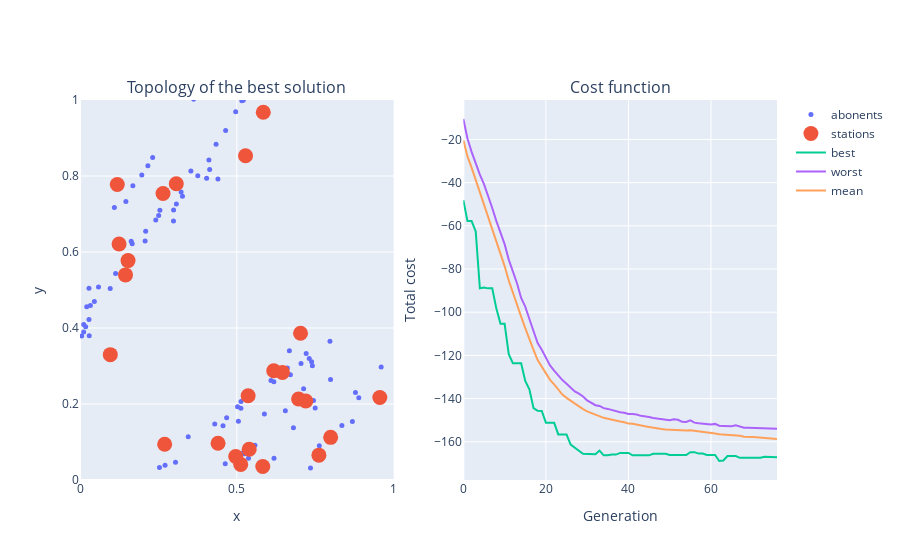

Notebook code for this chart:
### Markdown cell above
### Problem 3
Давайте располагать базовые станции беспроводной сети оптимально!
Пусть у вас есть $N_{obj} = 10$ кластеров из 10 абонентов каждый. Давайте с помощью генетического алгоритма постепенно искать оптимальное количество и расположение базовых станций, чтобы минимизировать стоимость расстановки таких станций.

Ниже представлен один из возможных вариантов реализации генетического алгоритма.

#### Популяция
Это список из массивов размера `[N_stations x 2]`. Каждая особь при этом представляет собой набор координат станций на плоскости. Генерация случайного

#### Мутация
Определяется функцией `mutation()`. Из всех особей выбирается `mutation_rate` часть и к `mutation_rate` части её станций прибавляется случайный Гауссов шум. 
После этого к популяции добавляется особь со случайным количеством станций со случайными координатами.

#### Скрещивание
Определяется функциями `children_creation()` и `breed()`. Двум наборам станций ставится в соответствие третяя станция, из которой взяты четные станции одного родителя и нечетные станции другого.

#### Оценка стоимости особи
Определяется функцией `evaluate_generation()`. Итоговая стоимость, соответствующая конкретной особи складывается из себестоимости построения базовых станций (каждая стоит `station_cost`) за вычетом прибыли от каждого клиента. Прибыль от каждого клиента обратна пропорциональна расстоянию до "своей" базовой станции. Каждый клиент присоединяется только к одной (ближайшей) базовой станции с помощью функции `find_nearest_station()`. Кроме того, прибыль от каждого абонента обратно пропорциональна числу абонентов на данной базовой станции (у каждой станции есть число подсоединенных к ней абонентов `stations_load`). Заметим так же, что, начиная с некоторой близости к абонента к базовой станции, прибыль клиента перестает расти ( в нашем алгоритме она одинакова в радиусе `0.1` от базовой станции, после чего линейно убывает).

Ваша задача состоит в том, чтобы придумать любые модификации к предложенным процедурам в рамках генетического алгоритма так, чтобы итоговое качество работы алгоритма было лучше. Предложите, опишите и протестируйте идеи улучшения алгоритма.

### Code cell
%matplotlib notebook

import numpy as np
from scipy.spatial.distance import cdist
from random import shuffle, sample
from copy import deepcopy
import random
from plotly.subplots import make_subplots
import plotly.graph_objects as go
from IPython.display import clear_output
import matplotlib.pyplot as plt

def generate_problem(N_obj, N_abon_per_cluster):
    abonents = np.zeros((N_obj*N_abon_per_cluster,2))
    for i_obj in range(N_obj):
        center = np.random.random(2)
        cov    = np.random.random((2,2))*0.1
        cov    = cov @ cov.T
        xs, ys = np.random.multivariate_normal(center, cov, N_abon_per_cluster).T
        abonents[i_obj*N_abon_per_cluster:(i_obj+1)*N_abon_per_cluster, 0] = xs
        abonents[i_obj*N_abon_per_cluster:(i_obj+1)*N_abon_per_cluster, 1] = ys
    return abonents

def plot_problem(abonents):
    plt.figure(figsize=(10,6))
    plt.plot(abonents[:,0], abonents[:,1], 'go')
    plt.title('The village')
#     plt.savefig('bs_problem.svg')
    plt.show()
    
def random_solution(abonents, N_solutions = 100):
    x_min, x_max = abonents[:,0].min(), abonents[:,0].max()
    y_min, y_max = abonents[:,1].min(), abonents[:,1].max()
    population = []
    
    for i_sol in range(N_solutions):
        N_stations = int(np.random.random(1)[0]*10)+1
        stations = np.zeros((N_stations,2))
        stations[:,0], stations[:,1] = np.random.random(N_stations)*(x_max - x_min), np.random.random(N_stations)*(y_max - y_min)
        population.append(stations)
    return population
    
def find_nearest_station(dist_matrix):
    return np.argmin(dist_matrix, axis=1)

def pairwise_distance(abonents, stations):
    return cdist(abonents, stations)
    
def evaluate_generation(abonents, population, station_cost = 1, abonent_profit_base = 1):  
    costs = []
    for creature in population:
        N_stations, N_users = len(creature), len(abonents)
        total_cost          = N_stations*station_cost
        dist_matrix         = pairwise_distance(abonents, creature)
        stations_assignment = find_nearest_station(dist_matrix)
        stations_load       = np.ones(N_stations)
        stations_load       = np.array([1/(sum(stations_assignment == i_st)+1) for i_st, st in enumerate(stations_load)])
        
        for i_ab, abonent in enumerate(abonents):
            dist_to_base = dist_matrix[i_ab, stations_assignment[i_ab]]
            total_cost  -= stations_load[stations_assignment[i_ab]]*abonent_profit_base/(max(0.1, dist_to_base))
        
        costs.append(total_cost)
    return np.array(costs)

def mutation(population, mutation_rate = 0.3):
    N_creatures = len(population)
    x_min, x_max = -1, 1
    y_min, y_max = -1, 1
    mutated_creatures = sample(range(N_creatures), int(mutation_rate*N_creatures))
    for i_mut in mutated_creatures:
        N_stations = len(population[i_mut])
        mutated_stations = sample(range(N_stations), int(mutation_rate*N_stations))
        for i_st_mut in mutated_stations:
            population[i_mut][i_st_mut] += np.random.normal(0, 0.01, 2)
    
    N_new_stations = max(1, int(random.random()*mutation_rate*N_creatures))
    for i in range(N_new_stations):
        new_stations = np.zeros((N_new_stations,2))
        new_stations[:,0], new_stations[:,1] = np.random.random(N_new_stations)*(x_max - x_min), np.random.random(N_new_stations)*(y_max - y_min)
        population.append(new_stations)
    return population

def children_creation(parent1, parent2):
    # whoisbatya
    batya = random.random() > 0.5
    if batya:
        child = np.concatenate((parent1[::2], parent2[1::2]))
    else:
        child = np.concatenate((parent1[1::2], parent2[::2]))
    return np.array(child)

def breed(population):
    new_population = deepcopy(population)
    random.shuffle(new_population)
    N_creatures = len(population)
    for i in range(N_creatures//2):
        children = children_creation(population[i], population[i+1])
        new_population.append(children)
    return new_population

def selection(abonents, population, offsprings = 10):
    scores = evaluate_generation(abonents, population)
    best = np.array(scores).argsort()[:offsprings].tolist()
    return [population[i_b] for i_b in best], population[best[0]] 


def let_eat_bee(N_creatures, N_generations, N_obj = 10, N_abon_per_cluster = 10):
    abonents = generate_problem(N_obj, N_abon_per_cluster)
    
    costs_evolution = np.zeros((N_generations, N_creatures))
    population = random_solution(abonents, N_creatures)
    best_creatures = []
    for generation in range(N_generations):
        population                = mutation(population)
        population                = breed(population)
        population, best_creature = selection(abonents, population, N_creatures)
        best_creatures.append(best_creature)
        
        costs_evolution[generation, :] = evaluate_generation(abonents, population)
        
        # Plotting
        x_min, x_max = 0, 1
        y_min, y_max = 0,1
        cost_min  = [np.min(costs_evolution[i])  for i in range(generation)]
        cost_max  = [np.max(costs_evolution[i])  for i in range(generation)]
        cost_mean = [np.mean(costs_evolution[i]) for i in range(generation)]

        fig = make_subplots(rows=1, cols=2, subplot_titles=("Topology of the best solution", "Cost function"))
        fig.update_xaxes(title_text="x", range = [x_min,x_max],  row=1, col=1)
        fig.update_yaxes(title_text="y", range = [y_min,y_max], row=1, col=1)
        fig.update_yaxes(title_text="Total cost", row=1, col=2)
        fig.update_xaxes(title_text="Generation", row=1, col=2)
    
        fig.add_trace(
            go.Scatter(x=abonents[:, 0], y=abonents[:, 1], mode='markers', name='abonents',  marker=dict(size=5)),
            row=1, col=1
        )

        fig.add_trace(
            go.Scatter(x=best_creatures[generation][:, 0], y=best_creatures[generation][:, 1], mode='markers', name='stations', marker=dict(size=15)),
            row=1, col=1
        )

        fig.add_trace(
            go.Scatter(x = list(range(generation)), y = cost_min, name='best'),
            row=1, col=2
        )

        fig.add_trace(
            go.Scatter(x = list(range(generation)), y = cost_max, name='worst'),
            row=1, col=2
        )

        fig.add_trace(
            go.Scatter(x = list(range(generation)), y = cost_mean, name='mean'),
            row=1, col=2
        )

        clear_output(wait=True)
        fig.show()
        
    fig.write_html("test.html")    
    return costs_evolution, abonents, best_creatures


costs_evolution, abonents, best_creatures = let_eat_bee(200, 200)

### Figure 1 — Plotly figure (JSON) as saved in the notebook; plotly's stock layout.template omitted (floating-point values rounded to 4 significant figures)
{"data": [{"marker": {"size": 5}, "mode": "markers", "name": "abonents", "type": "scatter", "x": [0.4295, 0.345, 0.4675, 0.3045, 0.5025, 0.5133, 0.2534, 0.456, 0.513, 0.2712, 0.835, 0.8889, 0.5388, 0.7349, 0.8782, 0.9602, 0.8079, 0.8684, 0.6543, 0.763, 0.797, 0.6089, 0.6181, 0.7211, 0.7384, 0.6676, 0.7047, 0.7309, 0.6612, 0.6708, 0.5204, 0.5161, 0.4643, 0.411, 0.5202, 0.5518, 0.2981, 0.5196, 0.4338, 0.4963, 0.1096, 0.5008, 0.1686, 0.1971, 0.4056, 0.2164, 0.1463, 0.4627, 0.3623, 0.2317, 0.005342, 0.02147, 0.02945, 0.02863, 0.01804, 0.01172, 0.04582, 0.01193, 0.02859, 0.03318, 0.6985, 0.6805, 0.6547, 0.7444, 0.537, 0.5749, 0.7409, 0.7498, 0.7989, 0.7129, 0.3072, 0.4037, 0.2547, 0.3756, 0.3535, 0.3267, 0.4398, 0.2508, 0.4134, 0.3224, 0.5121, 0.463, 0.5879, 0.5233, 0.5192, 0.5577, 0.505, 0.6186, 0.4579, 0.5128, 0.2415, 0.1134, 0.1632, 0.2094, 0.2076, 0.1664, 0.09632, 0.2984, 0.1408, 0.05905], "xaxis": "x", "y": [0.1475, 0.114, 0.1641, 0.04655, 0.1927, 0.2064, 0.03302, 0.1428, 0.1888, 0.03888, 0.1435, 0.2167, -0.2081, 0.03167, 0.2306, 0.2975, 0.1212, 0.1539, -0.08878, 0.08992, 0.3651, 0.2617, 0.2588, 0.3331, 0.3113, 0.3399, 0.3063, 0.3198, 0.2944, 0.277, 0.9992, 0.998, 0.9199, 0.8421, 1.003, 1.045, 0.6819, 1.002, 0.8834, 0.9692, 0.7169, 1.147, 0.7743, 0.8028, 1.049, 0.8267, 0.733, 1.105, 1.002, 0.8486, 0.3791, 0.4557, 0.3796, 0.4227, 0.403, 0.3898, 0.4696, 0.4094, 0.5046, 0.4594, 0.2026, 0.1375, 0.1822, 0.2093, 0.05719, 0.04596, 0.301, 0.1895, 0.2646, 0.2399, 0.7262, 0.7941, 0.7099, 0.8008, 0.813, 0.7468, 0.7923, 0.6963, 0.8172, 0.758, -0.02732, 0.04251, 0.1735, 0.06927, 0.0716, 0.09155, 0.1549, 0.05747, -0.02341, 0.0368, 0.6841, 0.5435, 0.6283, 0.6544, 0.629, 0.6218, 0.5039, 0.7103, 0.5698, 0.5081], "yaxis": "y"}, {"marker": {"size": 15}, "mode": "markers", "name": "stations", "type": "scatter", "x": [0.5843, 0.5124, 0.9559, 0.4401, 0.145, 0.2647, 0.4965, 0.1246, 0.6178, 0.7031, 0.6969, 0.2699, 0.09657, 0.307, 0.7617, 0.5394, 0.6455, 0.5361, 0.5827, 0.1532, 0.6142, 0.7198, 0.3995, 0.7992, 0.5278, 0.1189], "xaxis": "x", "y": [0.9677, 0.0411, 0.2169, 0.09671, 0.5397, 0.754, 0.06204, 0.6211, 0.2876, 0.386, 0.213, 0.09417, 0.3298, 0.7796, 0.06538, 0.08097, 0.2832, 0.2217, 0.03561, 0.5773, 1.03, 0.208, 1.142, 0.1122, 0.8534, 0.7775], "yaxis": "y"}, {"name": "best", "type": "scatter", "x": [0, 1, 2, 3, 4, 5, 6, 7, 8, 9, 10, 11, 12, 13, 14, 15, 16, 17, 18, 19, 20, 21, 22, 23, 24, 25, 26, 27, 28, 29, 30, 31, 32, 33, 34, 35, 36, 37, 38, 39, 40, 41, 42, 43, 44, 45, 46, 47, 48, 49, 50, 51, 52, 53, 54, 55, 56, 57, 58, 59, 60, 61, 62, 63, 64, 65, 66, 67, 68, 69, 70, 71, 72, 73, 74, 75, 76], "xaxis": "x2", "y": [-48.08, -57.79, -57.79, -62.56, -88.95, -88.58, -88.96, -88.96, -98.34, -105.4, -105.4, -119.5, -123.6, -123.6, -123.6, -131.8, -135.7, -144.4, -145.7, -145.8, -151.1, -151.1, -151.1, -156.6, -156.6, -156.6, -161.3, -162.9, -164.1, -165.5, -165.5, -165.5, -165.8, -164.1, -166.3, -166.3, -165.9, -165.9, -165.2, -165.2, -165.2, -166.3, -166.3, -166.3, -166.3, -166.3, -165.5, -165.5, -165.5, -165.5, -166.1, -166.1, -166.1, -166.1, -166.1, -164.8, -164.8, -165.5, -165.5, -166.1, -166.1, -166.1, -168.9, -168.7, -166.6, -166.6, -166.6, -167.4, -167.4, -167.4, -167.4, -167.4, -167.4, -166.9, -166.9, -166.9, -167.2], "yaxis": "y2"}, {"name": "worst", "type": "scatter", "x": [0, 1, 2, 3, 4, 5, 6, 7, 8, 9, 10, 11, 12, 13, 14, 15, 16, 17, 18, 19, 20, 21, 22, 23, 24, 25, 26, 27, 28, 29, 30, 31, 32, 33, 34, 35, 36, 37, 38, 39, 40, 41, 42, 43, 44, 45, 46, 47, 48, 49, 50, 51, 52, 53, 54, 55, 56, 57, 58, 59, 60, 61, 62, 63, 64, 65, 66, 67, 68, 69, 70, 71, 72, 73, 74, 75, 76], "xaxis": "x2", "y": [-10.53, -19.6, -25.76, -31.13, -36.32, -40.68, -45.73, -51.73, -57.82, -62.82, -68.49, -75.63, -81.02, -86.59, -93.41, -97.4, -103.1, -108.7, -114.3, -117.4, -121.2, -124.7, -127.1, -129.3, -131.4, -133.1, -135.0, -136.7, -137.7, -139.0, -140.9, -141.9, -143.1, -143.4, -144.4, -144.8, -145.4, -145.9, -146.3, -146.6, -147.1, -147.1, -147.3, -148.0, -148.2, -148.5, -148.9, -149.2, -149.6, -149.9, -150.0, -149.6, -149.8, -150.7, -150.8, -150.1, -151.1, -151.5, -151.6, -151.7, -152.0, -151.7, -152.6, -152.6, -152.8, -152.8, -152.4, -152.8, -153.5, -153.4, -153.5, -153.7, -153.8, -153.9, -154.0, -153.9, -153.9], "yaxis": "y2"}, {"name": "mean", "type": "scatter", "x": [0, 1, 2, 3, 4, 5, 6, 7, 8, 9, 10, 11, 12, 13, 14, 15, 16, 17, 18, 19, 20, 21, 22, 23, 24, 25, 26, 27, 28, 29, 30, 31, 32, 33, 34, 35, 36, 37, 38, 39, 40, 41, 42, 43, 44, 45, 46, 47, 48, 49, 50, 51, 52, 53, 54, 55, 56, 57, 58, 59, 60, 61, 62, 63, 64, 65, 66, 67, 68, 69, 70, 71, 72, 73, 74, 75, 76], "xaxis": "x2", "y": [-20.33, -27.88, -33.03, -38.7, -44.36, -49.61, -55.54, -60.72, -66.96, -72.94, -78.63, -85.34, -91.09, -97.03, -102.0, -107.4, -112.9, -117.4, -122.1, -125.3, -128.6, -131.3, -133.4, -135.9, -138.1, -139.7, -141.0, -142.6, -143.8, -144.8, -145.9, -146.7, -147.5, -148.1, -148.9, -149.3, -149.9, -150.2, -150.7, -150.9, -151.6, -151.6, -152.1, -152.7, -152.8, -153.1, -153.3, -153.8, -154.0, -154.3, -154.4, -154.6, -154.6, -154.8, -154.7, -154.7, -154.9, -155.2, -155.5, -155.6, -156.0, -156.2, -156.5, -156.6, -156.7, -156.8, -156.9, -157.2, -157.6, -157.6, -157.8, -157.9, -158.0, -158.3, -158.5, -158.5, -158.7], "yaxis": "y2"}], "layout": {"annotations": [{"font": {"size": 16}, "showarrow": false, "text": "Topology of the best solution", "x": 0.225, "xanchor": "center", "xref": "paper", "y": 1, "yanchor": "bottom", "yref": "paper"}, {"font": {"size": 16}, "showarrow": false, "text": "Cost function", "x": 0.775, "xanchor": "center", "xref": "paper", "y": 1, "yanchor": "bottom", "yref": "paper"}], "xaxis": {"anchor": "y", "domain": [0, 0.45], "range": [0, 1], "title": {"text": "x"}}, "xaxis2": {"anchor": "y2", "domain": [0.55, 1], "title": {"text": "Generation"}}, "yaxis": {"anchor": "x", "domain": [0, 1], "range": [0, 1], "title": {"text": "y"}}, "yaxis2": {"anchor": "x2", "domain": [0, 1], "title": {"text": "Total cost"}}}}
